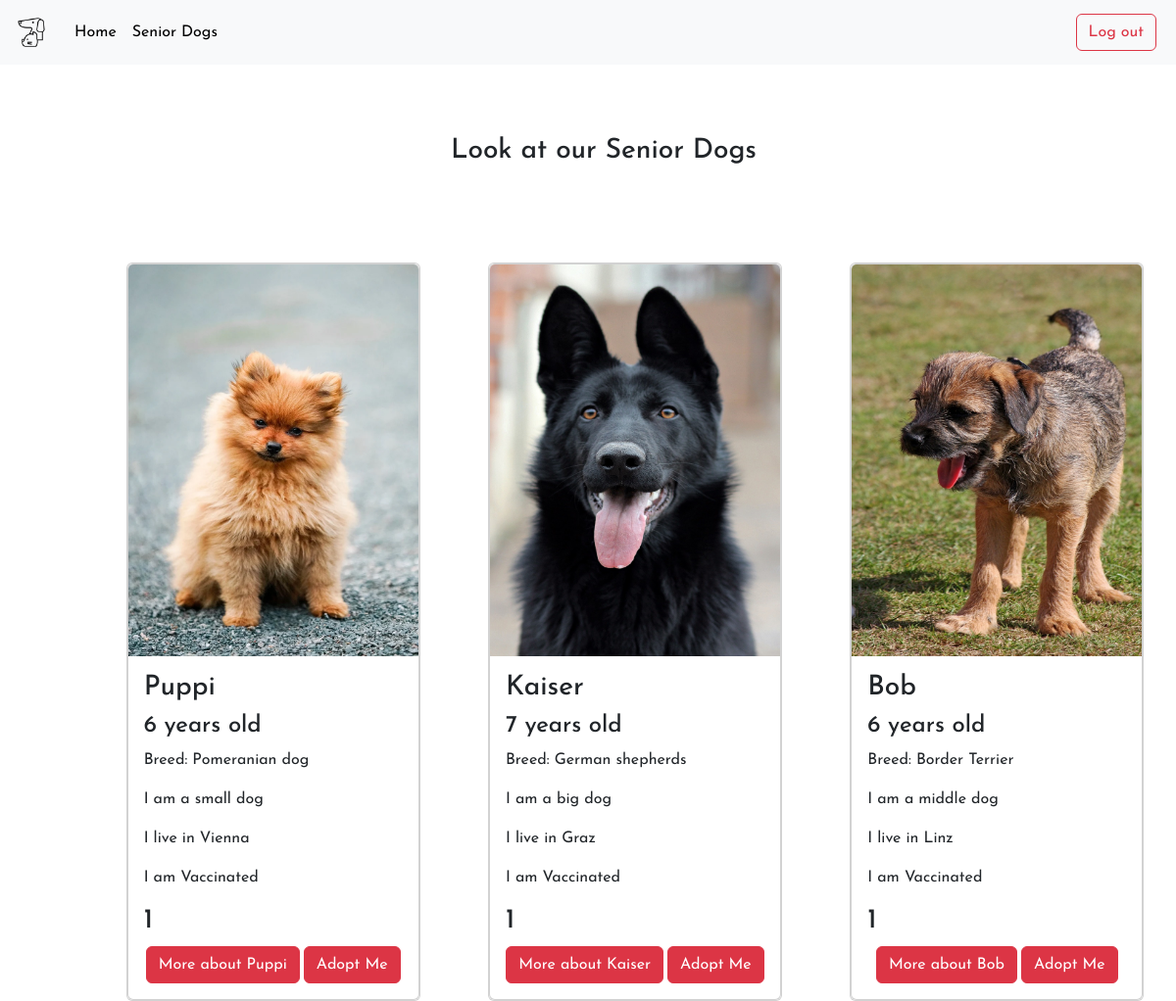
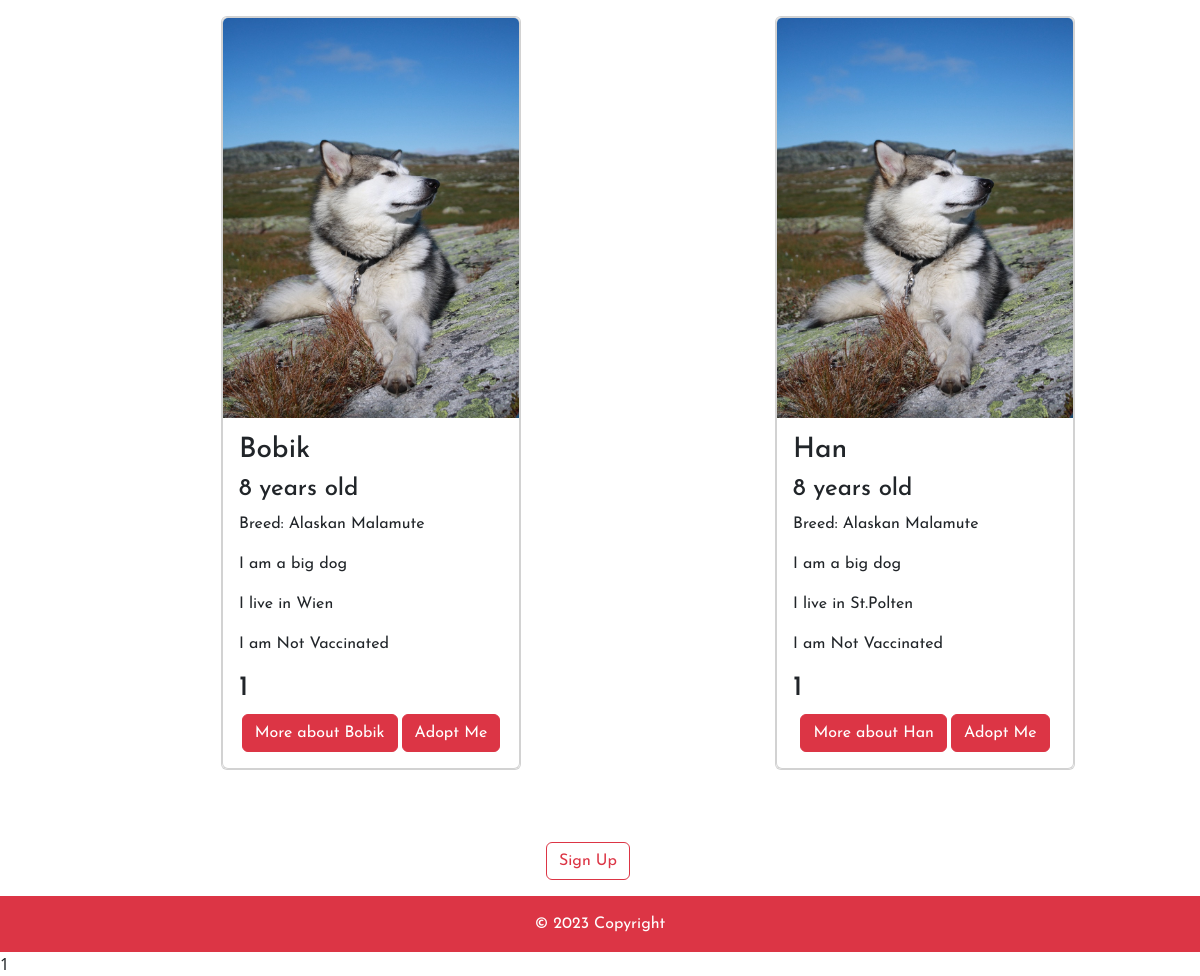
The page /php/animals_senior.php (signed in) on the database its author committed (2 pictures, top to bottom).
### tables this page shows
CREATE TABLE `animals` (
  `id` int(11) NOT NULL,
  `name` varchar(255) NOT NULL,
  `address` varchar(255) NOT NULL,
  `age` int(11) NOT NULL,
  `size` varchar(255) NOT NULL,
  `photo` varchar(255) DEFAULT NULL,
  `description` varchar(4000) NOT NULL,
  `breed` varchar(255) DEFAULT NULL,
  `status` int(255) NOT NULL,
  `vaccinated` varchar(20) NOT NULL
);

### php/animals_senior.php (the view, shortened to what this page needs)
<?php require_once "db_connect.php";
require_once "../inc/navbar-user.php";
$sql = "SELECT * FROM `animals` WHERE age > 5";
$result = mysqli_query($connect, $sql);
$layout = "";
while ($row = mysqli_fetch_assoc($result)) {
  $layout .= "
        <div class ='card p-0 mt-3' style='width: 300px; 'height = 70px rounded-0'>
<div class='card'>
  <div class='view overlay'>
     <img src='../photos/{$row["photo"]}' class='card-img-top dog' alt='...'>
      <div class='mask rgba-white-slight'></div>
    </a>
  </div>
  <div class='card-body'>
    <h3 class='card-title'>{$row["name"]}</h3>
    <h4 class='card-title'>{$row["age"]} years old</h4>
    <p class='card-text'>Breed: {$row["breed"]}</p>
    <p class='card-text'>I am a {$row["size"]} dog</p>
    <p class='card-text'>I live in {$row["address"]}</p>
    <p class='card-text'>I am {$row["vaccinated"]}</p>
    <h3 class='card-text'> {$row["status"]}</h3>
      <div class='d-flex justify-content-center'>
    <a href='details.php?x={$row["id"]}'class='btn btn-danger'>More about {$row["name"]}</a>
    <a href='adopt_pet_user.php?i={$row["id"]}' name='adopt' class='btn btn-danger ms-1'>Adopt Me </a>
  </div>
  </div>
</div>
</div>";
}
?>
<div class="main_container">
  <div class='container mt-5 '>
    <div class="d-flex justify-content-around row row-lg-3 row-md-2 row-xs-1 p-2 g-col-6 p-2 g-col-6">
      <div class="d-flex justify-content-center m-3">
        <h3>Look at our Senior Dogs</h3>
      </div>
      <div class="d-flex justify-content-around row row-lg-3 row-md-2 row-xs-1 p-2 g-col-6 p-2 g-col-6 plan-main m-5">
        <?= $layout ?>
      </div>
    </div>
  </div>
</div>
<?= require_once "../inc/footer.php"; ?>

### rows shown on the page
animals: photo (picture), name "Puppi", age "6", breed "Pomeranian dog", size "small", address "Vienna", vaccinated "Vaccinated", status "1"
animals: photo (picture), name "Kaiser", age "7", breed "German shepherds", size "big", address "Graz", vaccinated "Vaccinated", status "1"
animals: photo (picture), name "Bob", age "6", breed "Border Terrier", size "middle", address "Linz", vaccinated "Vaccinated", status "1"
animals: photo (picture), name "Bobik", age "8", breed "Alaskan Malamute", size "big", address "Wien", vaccinated "Not Vaccinated", status "1"
animals: photo (picture), name "Han", age "8", breed "Alaskan Malamute", size "big", address "St.Polten", vaccinated "Not Vaccinated", status "1"

### other values the page prints
require_once "../inc/footer.php" "1"
